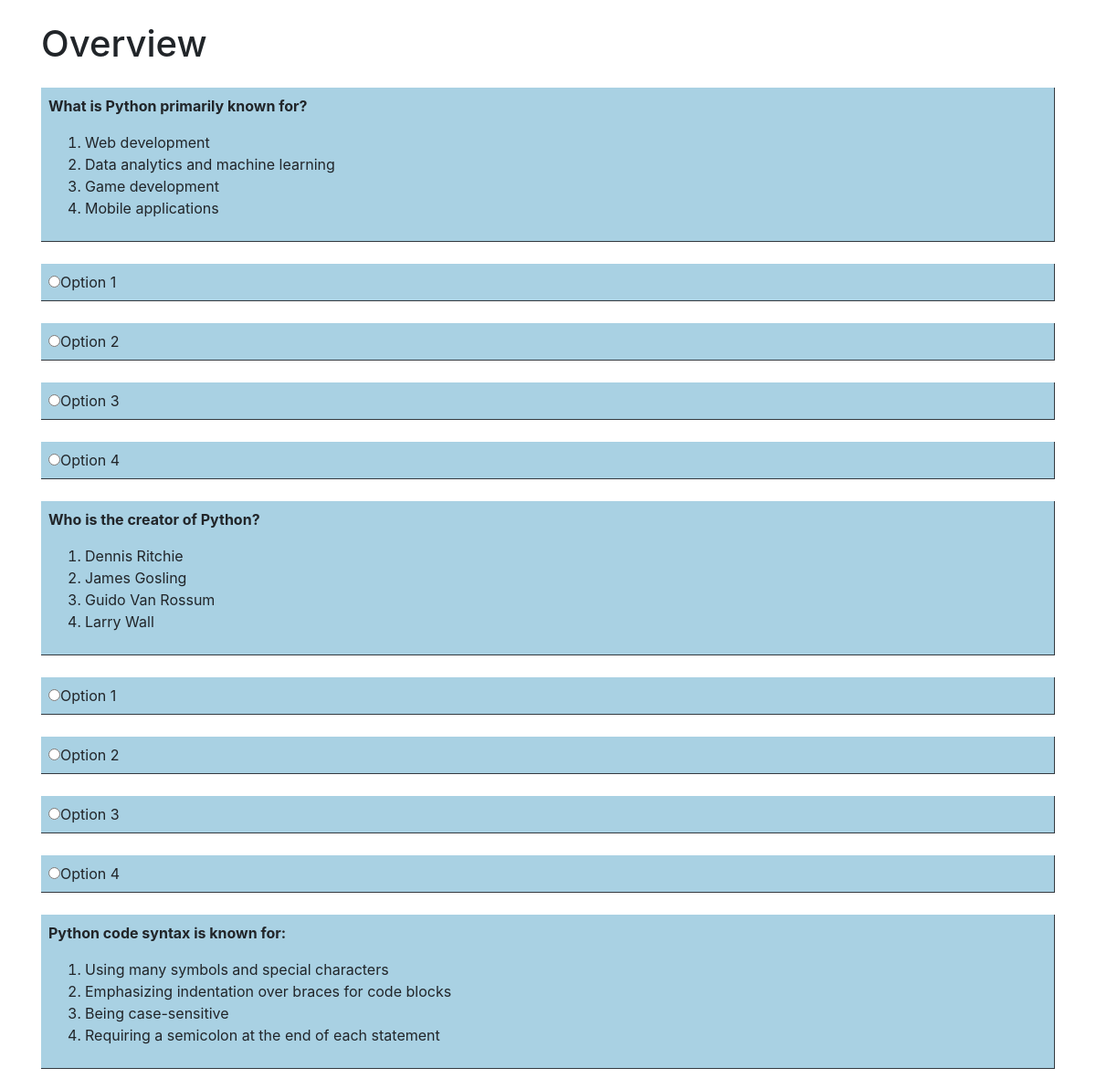
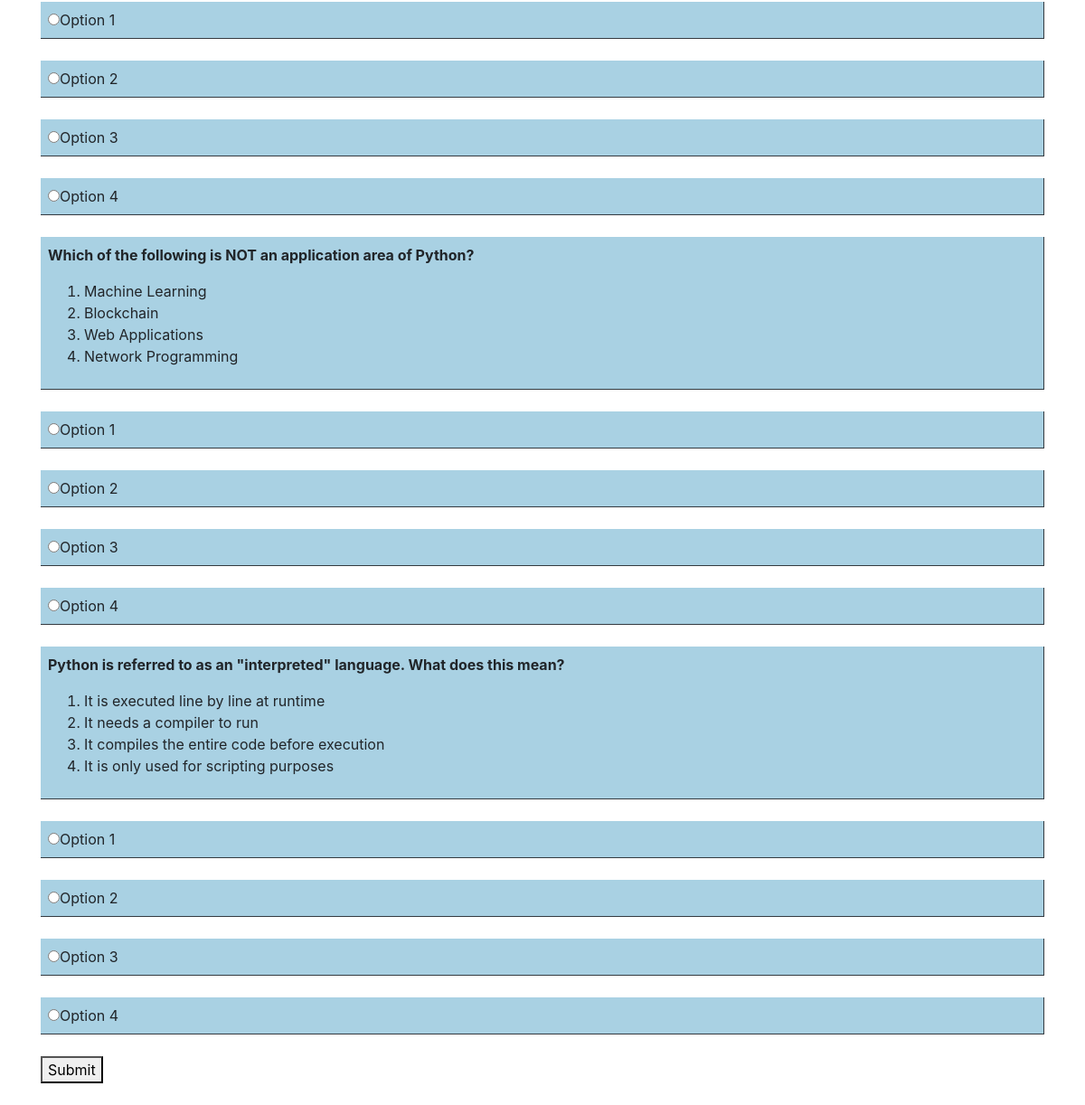
/quiz/3, run on the app's committed database (2 pictures, top to bottom).
### iharoonapp/models.py (models this page shows)
class Quiz(models.Model):
    name=models.CharField( max_length=50)
    chapter=models.ForeignKey(Chapter,on_delete=models.CASCADE)

class Question(models.Model):
    quiz=models.ForeignKey(Quiz,on_delete=models.CASCADE)
    question=HTMLField()
    answer=models.IntegerField()

### iharoonapp/views.py (the view, shortened to what this page needs)
# urls.py: path("quiz/<int:id>", views.quiz),
def quiz(request,id):
    question=Question.objects.filter(quiz=id)
    return render(request,"quiz.html",{"question":question,"quiz_name": question[0].quiz.name})

### templates/quiz.html (shortened to what this page needs)
<!doctype html>
<html lang="en">
  <head>
    <link rel="stylesheet" href="https://cdn.jsdelivr.net/npm/bootstrap@4.0.0/dist/css/bootstrap.min.css">
  </head>
  <body>
    <div class="container my-4">
        <h1>{{quiz_name}}</h1>
        <form method="post">
        {% for q in question %}
        <div class="d-flex flex-column border border-dark border-top-0 border-right-2 border-left-0 my-4">
             <div class="p-2 " style="background-color:#55a5c781;">{{q.question|safe}}</div>
        </div>
        <div class="d-flex flex-column border border-dark border-top-0 border-right-2 border-left-0 my-4">
             <div class="p-2 " style="background-color:#55a5c781;"><input type="radio" name="{{q.id}}" value="1">Option 1<br></div>
        </div>
        <div class="d-flex flex-column border border-dark border-top-0 border-right-2 border-left-0 my-4">
             <div class="p-2 " style="background-color:#55a5c781;"> <input type="radio" name="{{q.id}}" value="2">Option 2<br></div>
        </div>
        <div class="d-flex flex-column border border-dark border-top-0 border-right-2 border-left-0 my-4">
             <div class="p-2 " style="background-color:#55a5c781;">   <input type="radio" name="{{q.id}}" value="3">Option 3<br></div>
        </div>
        <div class="d-flex flex-column border border-dark border-top-0 border-right-2 border-left-0 my-4">
             <div class="p-2 " style="background-color:#55a5c781;">  <input type="radio" name="{{q.id}}" value="4">Option 4<br></div>
        </div>
        {% endfor %}
        <button type="submit">Submit</button>
    </form>
    </div>
  </body>
</html>

### data on the page
Quiz: name "Overview"
Question: question "What is Python primarily known for? Web development Data analytics and machine learning Game development Mobile applications"
Question: question "Who is the creator of Python? Dennis Ritchie James Gosling Guido Van Rossum Larry Wall"
Question: question "Python code syntax is known for: Using many symbols and special characters Emphasizing indentation over braces for code blocks Being case-sensitive Requiring a semicolon at the end of each statement"
Question: question "Which of the following is NOT an application area of Python? Machine Learning Blockchain Web Applications Network Programming"
Question: question "Python is referred to as an \"interpreted\" language. What does this mean? It is executed line by line at runtime It needs a compiler to run It compiles the entire code before execution It is only used for scripting purposes"
